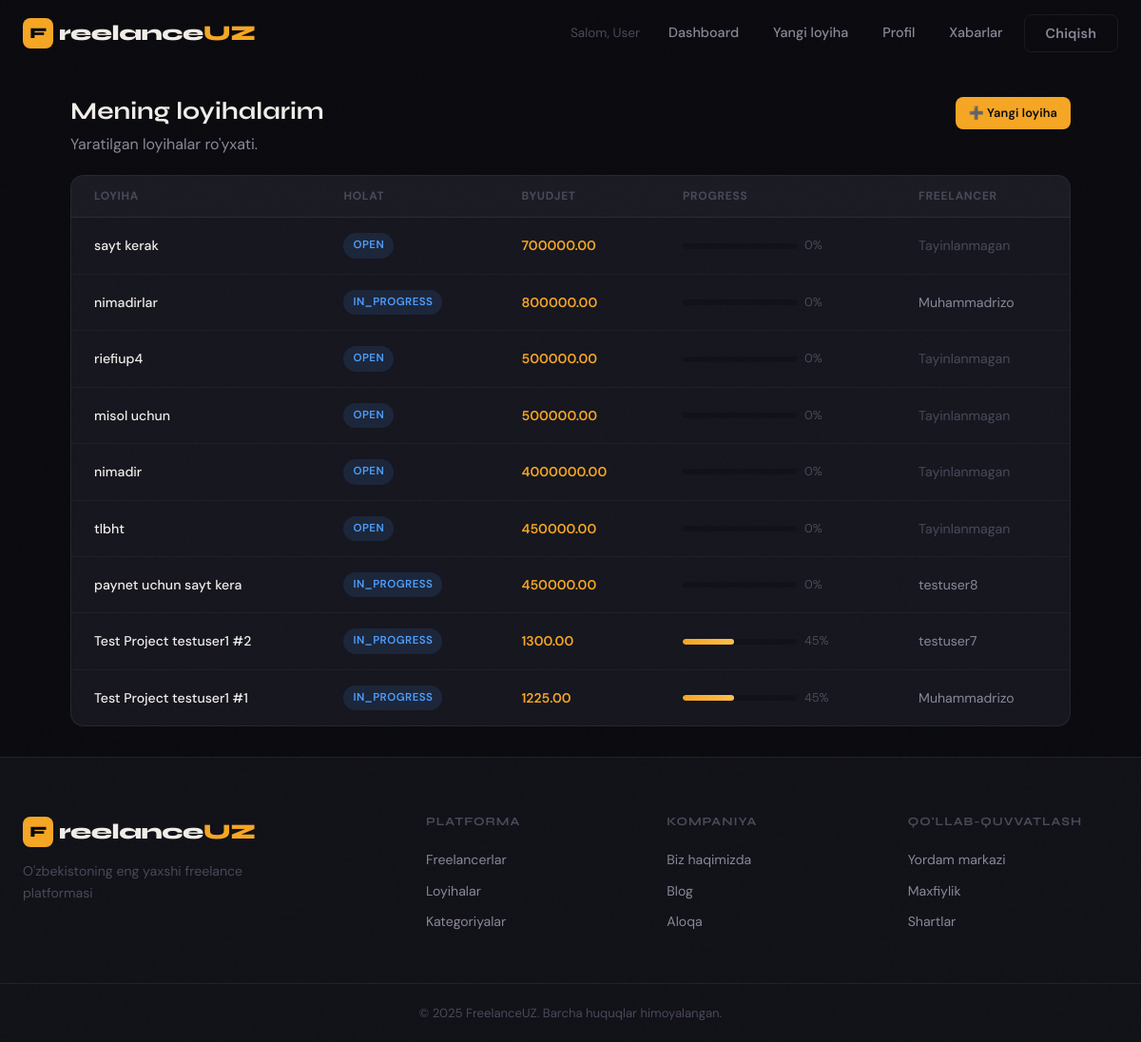
/projects/client/projects/ (signed in), run on the app's committed database.
### users/models.py (models this page shows, shortened)
class CustomUser(AbstractUser, TimeStamped):
    class Role(models.TextChoices):
        CLIENT = 'client', 'Client'
        FREELANCER = 'freelancer', 'Freelancer'
    role = models.CharField(max_length=13, choices=Role.choices, default=Role.CLIENT)
    bio = models.TextField(blank=True)
    avatar = models.ImageField(upload_to="users/avatar/", blank=True, null=True)
    phone = models.CharField(max_length=20, blank=True, null=True, unique=True)
    title = models.CharField(max_length=120, blank=True)
    location = models.CharField(max_length=120, blank=True)
    website = models.URLField(blank=True)
    telegram = models.CharField(max_length=64, blank=True)
    hourly_rate = models.DecimalField(max_digits=12, decimal_places=2, null=True, blank=True)
    cover_photo = models.ImageField(upload_to="users/cover/", blank=True, null=True)
    is_verified = models.BooleanField(default=False)
    is_online = models.BooleanField(default=False)
    categories = models.ManyToManyField("Category", blank=True, related_name="users")

### service/models.py (models this page shows, shortened)
class Project(TimeStamped):
    class StatusChoices(models.TextChoices):
        OPEN = "Open", "open"
        IN_PROGRESS = "In progress", "in_progress"
        COMPLETED = "Completed", "completed"
        CANCELLED = "Cancelled", "cancelled"
    title = models.CharField(max_length=256)
    description = models.TextField()
    category = models.CharField(max_length=120, blank=True)
    budget = models.DecimalField(max_digits=13, decimal_places=2)
    deadline = models.DateTimeField()
    client = models.ForeignKey(CustomUser, on_delete=models.CASCADE, related_name="projects")
    progress = models.PositiveSmallIntegerField(default=0)
    status = models.CharField(max_length=12, choices=StatusChoices.choices, default=StatusChoices.OPEN)

class Contract(TimeStamped):
    class StatusChoices(models.TextChoices):
        ACTIVE = "Active", "active"
        FINISHED = "Finished", "finished"
        CANCELLED = "Cancelled", "cancelled"
    project = models.ForeignKey(Project, on_delete=models.CASCADE)
    client = models.ForeignKey(CustomUser, on_delete=models.CASCADE, related_name="client_contracts")
    freelancer = models.ForeignKey(CustomUser, on_delete=models.CASCADE, related_name="freelancer_contracts")
    agreed_price = models.DecimalField(max_digits=13, decimal_places=2)
    status = models.CharField(max_length=10, choices=StatusChoices.choices)

### service/views.py (the view)
# urls.py: path("client/projects/", ClientProjectsView.as_view(), name="client_projects"),
class ClientProjectsView(LoginRequiredMixin, View):
    login_url = "login"
    def dispatch(self, request, *args, **kwargs):
        if request.user.role != CustomUser.Role.CLIENT:
            return redirect("home")
        return super().dispatch(request, *args, **kwargs)
    def get(self, request):
        projects = (
            Project.objects.filter(client=request.user)
            .order_by("-created_at")
            .prefetch_related("contract_set", "contract_set__freelancer")
        )
        return render(request, "client_projects.html", {"projects": projects})

### templates/client_projects.html (shortened to what this page needs)
{% extends 'base.html' %}
{% load static %}
{% block content %}
<div style="max-width:1100px;margin:0 auto;padding:32px 24px;">
  <div style="display:flex;align-items:flex-start;justify-content:space-between;gap:16px;flex-wrap:wrap;margin-bottom:20px;">
    <div>
      <h1 style="font-size:1.6rem;margin-bottom:6px;">Mening loyihalarim</h1>
      <p style="color:var(--text-secondary);">Yaratilgan loyihalar ro'yxati.</p>
    </div>
    <a href="{% url 'project_create' %}" class="btn btn-primary btn-sm">➕ Yangi loyiha</a>
  </div>
  {% if projects %}
    <div class="table-container">
      <table>
        <thead>
          <tr>
            <th>Loyiha</th>
            <th>Holat</th>
            <th>Byudjet</th>
            <th>Progress</th>
            <th>Freelancer</th>
          </tr>
        </thead>
        <tbody>
          {% for project in projects %}
          <tr>
            <td style="color:var(--text-primary);font-weight:500;">{{ project.title }}</td>
            <td>
              <span class="badge badge-info">{{ project.get_status_display }}</span>
            </td>
            <td style="color:var(--accent);font-weight:600;">{{ project.budget }}</td>
            <td>
              <div style="display:flex;align-items:center;gap:8px;">
                <div class="progress-bar" style="width:120px;">
                  <div class="progress-fill" style="width:{{ project.progress }}%;"></div>
                </div>
                <span style="font-size:0.8rem;color:var(--text-muted);">{{ project.progress }}%</span>
              </div>
            </td>
            <td>
              {% with contract=project.contract_set.first %}
                {% if contract %}
                  {{ contract.freelancer.get_full_name|default:contract.freelancer.username }}
                {% else %}
                  <span style="color:var(--text-muted);">Tayinlanmagan</span>
                {% endif %}
              {% endwith %}
            </td>
          </tr>
          {% endfor %}
        </tbody>
      </table>
    </div>
  {% else %}
    <div class="empty-state">
      <div class="empty-icon">📁</div>
      <h3>Hozircha loyiha yo'q</h3>
      <p>Yangi loyiha yaratish uchun yuqoridagi tugmani bosing.</p>
    </div>
  {% endif %}
</div>
{% endblock %}

### templates/base.html (shortened to what this page needs)
<!DOCTYPE html>
<html lang="uz">
<head>
    {% load static %}
    <link rel="stylesheet" href="{% static 'css/main.css' %}">
</head>
<body class="{% block body_class %}{% endblock %}">
<nav class="navbar" id="navbar">
    <div class="nav-container">
        <a href="{% url 'home' %}" class="nav-logo">
            <span class="logo-mark">F</span>
            <span class="logo-text">reelance<em>UZ</em></span>
        </a>
        <div class="nav-links">
            {% if user.is_authenticated %}
                <span class="nav-greeting">Salom, {{ user.first_name|default:user.username }}</span>
                <a href="{% url 'home' %}" class="nav-link">Dashboard</a>
                {% if user.role == 'client' %}
                    <a href="{% url 'project_create' %}" class="nav-link">Yangi loyiha</a>
                {% endif %}
                <a href="{% url 'profile' %}" class="nav-link">Profil</a>
                <a href="{% url 'chat' %}" class="nav-link">Xabarlar</a>
                <form action="{% url 'logout' %}" method="post" class="logout-form">
                    <button type="submit" class="btn btn-outline">Chiqish</button>
                </form>
            {% else %}
                <a href="{% url 'login' %}" class="nav-link">Kirish</a>
                <a href="{% url 'signup' %}" class="btn btn-primary">Ro'yxatdan o'tish</a>
            {% endif %}
        </div>
    </div>
</nav>
<main class="main-content">
    {% block content %}{% endblock %}
</main>
<footer class="footer">
    <div class="footer-container">
        <div class="footer-brand">
            <a href="{% url 'home' %}" class="nav-logo">
                <span class="logo-mark">F</span>
                <span class="logo-text">reelance<em>UZ</em></span>
            </a>
            <p>O'zbekistoning eng yaxshi freelance platformasi</p>
        </div>
        <div class="footer-links">
            <div class="footer-col">
                <h4>Platforma</h4>
                <a href="{% url 'home' %}">Freelancerlar</a>
                <a href="{% url 'home' %}">Loyihalar</a>
                <a href="{% url 'home' %}">Kategoriyalar</a>
            </div>
            <div class="footer-col">
                <h4>Kompaniya</h4>
                <a href="{% url 'home' %}">Biz haqimizda</a>
                <a href="{% url 'home' %}">Blog</a>
                <a href="{% url 'home' %}">Aloqa</a>
            </div>
            <div class="footer-col">
                <h4>Qo'llab-quvvatlash</h4>
                <a href="{% url 'home' %}">Yordam markazi</a>
                <a href="{% url 'home' %}">Maxfiylik</a>
                <a href="{% url 'home' %}">Shartlar</a>
            </div>
        </div>
    </div>
    <div class="footer-bottom">
        <p>© 2025 FreelanceUZ. Barcha huquqlar himoyalangan.</p>
    </div>
</footer>
</body>
</html>

### data on the page
CustomUser: first_name "User"
Project: title "sayt kerak", status "OPEN", budget "700000.00", progress "0", shows "Tayinlanmagan"
Project: title "nimadirlar", status "IN_PROGRESS", budget "800000.00", progress "0", contract_set.first.freelancer.get_full_name "Muhammadrizo"
Project: title "riefiup4", status "OPEN", budget "500000.00", progress "0", shows "Tayinlanmagan"
Project: title "misol uchun", status "OPEN", budget "500000.00", progress "0", shows "Tayinlanmagan"
Project: title "nimadir", status "OPEN", budget "4000000.00", progress "0", shows "Tayinlanmagan"
Project: title "tlbht", status "OPEN", budget "450000.00", progress "0", shows "Tayinlanmagan"
Project: title "paynet uchun sayt kera", status "IN_PROGRESS", budget "450000.00", progress "0", contract_set.first.freelancer.get_full_name "testuser8"
Project: title "Test Project testuser1 #2", status "IN_PROGRESS", budget "1300.00", progress "45", contract_set.first.freelancer.get_full_name "testuser7"
Project: title "Test Project testuser1 #1", status "IN_PROGRESS", budget "1225.00", progress "45", contract_set.first.freelancer.get_full_name "Muhammadrizo"
